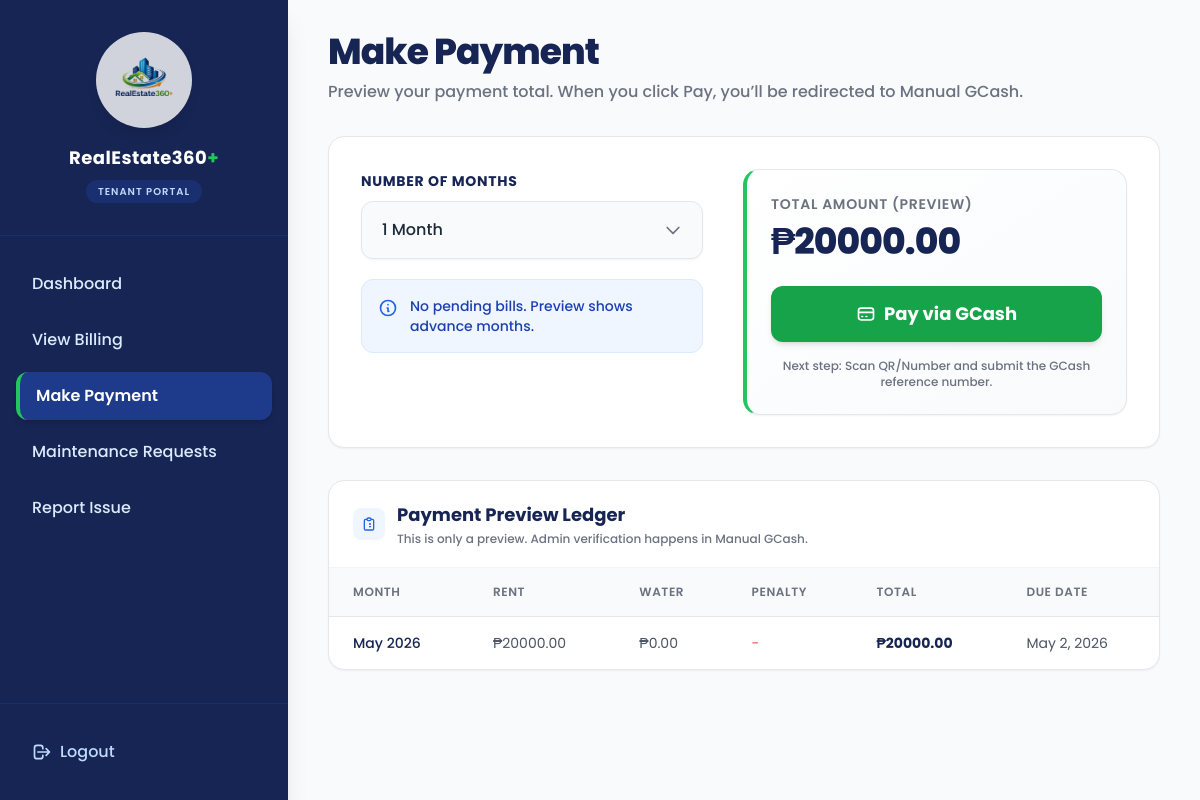
The app's page /tenant/pay/ (signed in) with its own data.
### billing/models.py (models this page shows, shortened)
class MonthlyBill(models.Model):
    STATUS_CHOICES = [
        ("UNPAID", "Unpaid"),
        ("PAID", "Paid"),
    ]
    lease = models.ForeignKey("rentals.Lease", on_delete=models.CASCADE, related_name="monthly_bills")
    billing_month = models.DateField()  # recommended: month-start date (e.g., 2026-02-01)
    due_date = models.DateField(null=True, blank=True)
    base_rent = models.DecimalField(max_digits=12, decimal_places=2, default=0)
    water_amount = models.DecimalField(max_digits=12, decimal_places=2, default=0)
    interest = models.DecimalField(max_digits=12, decimal_places=2, default=0)
    total_due = models.DecimalField(max_digits=12, decimal_places=2, default=0)
    status = models.CharField(max_length=10, choices=STATUS_CHOICES, default="UNPAID")
    paid_at = models.DateTimeField(null=True, blank=True)
    payment_reference = models.CharField(max_length=80, blank=True, default="")
    class Meta:
        unique_together = ("lease", "billing_month")
        ordering = ("-billing_month",)

### rentals/views.py (the view, shortened to what this page needs)
# urls.py: path("pay/", views.tenant_pay_advance, name="tenant_pay_advance"),
@login_required
def tenant_pay_advance(request):
    lease = Lease.objects.filter(tenant=request.user, is_active=True).first()
    if not lease:
        messages.warning(request, "An active lease is required to make a payment.")
        return redirect("tenant_dashboard")
    try:
        months_to_pay = int(request.GET.get("months_to_pay", 1))
    except ValueError:
        months_to_pay = 1
    ensure_bills_since_move_in(lease)
    today = date.today()
    all_unpaid_qs = MonthlyBill.objects.filter(lease=lease, status="UNPAID").order_by("billing_month")
    unpaid_count = all_unpaid_qs.filter(due_date__lte=today).count()
    has_pending = unpaid_count > 0
    preview_rows = []
    total_amount = Decimal("0.00")
    bills_to_process = list(all_unpaid_qs[:months_to_pay])
    for b in bills_to_process:
        b = get_or_update_monthly_bill(lease, b.billing_month)
        preview_rows.append({
            "month_label": b.billing_month.strftime("%B %Y"),
            "rent": b.base_rent,
            "water": b.water_amount,
            "penalty": b.interest,
            "total": b.total_due,
            "due_date": b.due_date,
        })
        total_amount += b.total_due
    context = {
        "lease": lease,
        "months_options": [1, 2, 3, 4, 5, 6, 12],
        "months_to_pay": months_to_pay,
        "has_pending": has_pending,
        "unpaid_count": unpaid_count,
        "total_amount": total_amount,
        "preview_rows": preview_rows,
    }
    if request.method == "POST":
        from django.urls import reverse
        url = reverse("manual_gcash_payment")
        b_ids = ",".join([str(b.id) for b in bills_to_process if b.id])
        return redirect(f"{url}?amount={total_amount}&bill_ids={b_ids}")
    return render(request, "billing/tenant_pay_advance.html", context)

### billing/services.py (called while the page is built)
def month_start(d: date) -> date:
    return date(d.year, d.month, 1)

def months_between(start: date, end: date):
    y, m = start.year, start.month
    while (y, m) <= (end.year, end.month):
        yield date(y, m, 1)
        m += 1
        if m == 13:
            m = 1
            y += 1

def due_date_for_month(year: int, month: int, due_day: int) -> date:
    last_day = calendar.monthrange(year, month)[1]
    day = min(due_day, last_day)
    return date(year, month, day)

def compute_weekly_interest(base_rent: Decimal, due_date: date, today: date) -> tuple[Decimal, bool, int]:
    if today <= due_date:
        return Decimal("0.00"), False, 0
    days_late = (today - due_date).days
    weeks_late = (days_late // 7) + 1
    interest = (base_rent * WEEKLY_LATE_INTEREST_RATE * weeks_late).quantize(Decimal("0.01"))
    return interest, True, weeks_late

def get_water_amount_for_month(unit, billing_month: date) -> Decimal:
    wb = WaterBill.objects.filter(
        unit=unit,
        period_start__year=billing_month.year,
        period_start__month=billing_month.month,
        status="POSTED",
    ).first()
    return wb.total_amount if wb else Decimal("0.00")

def ensure_bills_since_move_in(lease, today: date | None = None):
    if lease is None:
        return
    if today is None:
        today = date.today()
    start = month_start(lease.start_date)
    end = month_start(today)
    for m in months_between(start, end):
        get_or_update_monthly_bill(lease, m, today=today)

### water/models.py (called while the page is built)
    @property
    def consumption(self):
        val = (self.curr_reading or 0) - (self.prev_reading or 0)
        return val if val > 0 else Decimal("0.00")

    @property
    def consumption_amount(self):
        return (self.consumption * (self.rate_per_cu_m or 0)).quantize(Decimal("0.01"))

    @property
    def charges_total(self):
        total = Decimal("0.00")
        for c in self.charges.all():
            total += (c.amount or 0)
        return total.quantize(Decimal("0.01"))

    @property
    def total_amount(self):
        return (self.consumption_amount + self.charges_total).quantize(Decimal("0.01"))

### templates/billing/tenant_pay_advance.html (shortened to what this page needs)
{% extends "base.html" %}
{% block content %}
<div class="min-h-screen flex bg-slate-50 font-['Poppins',_sans-serif]">
  <aside class="w-72 bg-blue-950 text-white flex flex-col shadow-xl z-10">
    <div class="px-6 py-8 border-b border-blue-900/50">
      <div class="bg-white rounded-full w-24 h-24 mx-auto p-3 flex justify-center items-center shadow-lg mb-4 transition-all duration-300 opacity-80 hover:opacity-100 hover:shadow-xl cursor-pointer">
        <img
          src="/static/img/RealEstateLogo.png"
          alt="RealEstate360+ Logo"
          class="w-full h-full object-contain transition-transform duration-300 hover:scale-105"
        >
      </div>
      <div class="text-center">
        <h2 class="text-lg font-bold tracking-wide text-white">RealEstate360<span class="text-green-500">+</span></h2>
        <span class="text-[10px] text-blue-200 font-semibold tracking-widest uppercase bg-blue-900/50 px-3 py-1 rounded-full mt-2 inline-block">Tenant Portal</span>
      </div>
    </div>
    <nav class="px-4 py-6 space-y-2 flex-1">
      <a href="{% url 'tenant_dashboard' %}" class="block px-4 py-3 rounded-xl hover:bg-blue-900/50 hover:translate-x-1 text-blue-100 hover:text-white transition-all duration-200 font-medium">
        Dashboard
      </a>
      <a href="{% url 'tenant_billing' %}" class="block px-4 py-3 rounded-xl hover:bg-blue-900/50 hover:translate-x-1 text-blue-100 hover:text-white transition-all duration-200 font-medium">
        View Billing
      </a>
      <a href="{% url 'tenant_pay_advance' %}"
         class="block px-4 py-3 rounded-xl bg-blue-900 border-l-4 border-green-500 transition-all font-semibold text-white shadow-md">
        Make Payment
      </a>
      <a href="{% url 'maintenance_list' %}" class="block px-4 py-3 rounded-xl hover:bg-blue-900/50 hover:translate-x-1 text-blue-100 hover:text-white transition-all duration-200 font-medium">
        Maintenance Requests
      </a>
      <a href="{% url 'report_issue' %}" class="block px-4 py-3 rounded-xl hover:bg-blue-900/50 hover:translate-x-1 text-blue-100 hover:text-white transition-all duration-200 font-medium">
        Report Issue
      </a>
    </nav>
    <div class="px-4 py-6 border-t border-blue-900/50">
      <form method="post" action="{% url 'logout' %}">
        <button type="submit" class="w-full text-left px-4 py-3 rounded-xl hover:bg-red-500/10 hover:text-red-400 text-blue-200 transition-all duration-200 font-medium flex items-center gap-2">
          <svg xmlns="http://www.w3.org/2000/svg" class="w-5 h-5" fill="none" viewBox="0 0 24 24" stroke="currentColor">
            <path stroke-linecap="round" stroke-linejoin="round" stroke-width="2" d="M17 16l4-4m0 0l-4-4m4 4H7m6 4v1a3 3 0 01-3 3H6a3 3 0 01-3-3V7a3 3 0 013-3h4a3 3 0 013 3v1" />
          </svg>
          Logout
        </button>
      </form>
    </div>
  </aside>
  <main class="flex-1 px-10 py-8 overflow-y-auto">
    <div class="mb-8 animate-fade-in">
      <h1 class="text-4xl font-extrabold text-blue-950 tracking-tight">Make Payment</h1>
      <p class="text-gray-500 mt-2 font-medium">Preview your payment total. When you click Pay, you’ll be redirected to Manual GCash.</p>
    </div>
    <div class="mt-6 bg-white rounded-2xl shadow-sm border border-gray-200 p-8">
      <div class="flex flex-col lg:flex-row lg:items-start lg:justify-between gap-10">
        <form method="get" class="w-full lg:flex-1">
          <label class="text-sm font-bold text-blue-950 uppercase tracking-wider">Number of Months</label>
          <div class="relative mt-2">
            <select name="months_to_pay"
                    class="w-full px-5 py-4 bg-slate-50 border border-gray-200 rounded-xl text-gray-800 font-medium appearance-none focus:bg-white focus:outline-none focus:ring-2 focus:ring-green-500 focus:border-transparent transition-all shadow-sm cursor-pointer"
                    onchange="this.form.submit()">
              {% for n in months_options %}
                <option value="{{ n }}" {% if months_to_pay == n %}selected{% endif %}>
                  {{ n }} Month{% if n != 1 %}s{% endif %}
                </option>
              {% endfor %}
            </select>
            <div class="pointer-events-none absolute inset-y-0 right-0 flex items-center px-5 text-gray-500">
            </div>
          </div>
          <div class="mt-5 p-4 rounded-xl {% if has_pending %}bg-orange-50 border border-orange-100{% else %}bg-blue-50 border border-blue-100{% endif %} flex items-start gap-3">
            <div class="mt-0.5">
              {% if has_pending %}
                <svg xmlns="http://www.w3.org/2000/svg" class="w-5 h-5 text-orange-600" fill="none" viewBox="0 0 24 24" stroke="currentColor" stroke-width="2"><path stroke-linecap="round" stroke-linejoin="round" d="M12 9v2m0 4h.01m-6.938 4h13.856c1.54 0 2.502-1.667 1.732-3L13.732 4c-.77-1.333-2.694-1.333-3.464 0L3.34 16c-.77 1.333.192 3 1.732 3z" /></svg>
              {% else %}
                <svg xmlns="http://www.w3.org/2000/svg" class="w-5 h-5 text-blue-600" fill="none" viewBox="0 0 24 24" stroke="currentColor" stroke-width="2"><path stroke-linecap="round" stroke-linejoin="round" d="M13 16h-1v-4h-1m1-4h.01M21 12a9 9 0 11-18 0 9 9 0 0118 0z" /></svg>
              {% endif %}
            </div>
            <p class="text-sm font-medium {% if has_pending %}text-orange-800{% else %}text-blue-800{% endif %}">
              {% if has_pending %}
                You have <strong>{{ unpaid_count }} pending unpaid bill(s)</strong>. Preview shows oldest unpaid first.
              {% else %}
                No pending bills. Preview shows advance months.
              {% endif %}
            </p>
          </div>
        </form>
        <div class="w-full lg:max-w-sm rounded-2xl border-l-4 border-l-green-500 border-y border-r border-gray-200 bg-gradient-to-br from-white to-slate-50 p-6 shadow-sm">
          <div class="text-sm font-semibold text-gray-500 uppercase tracking-wider">Total Amount (Preview)</div>
          <div class="text-4xl font-extrabold text-blue-950 mt-2 tracking-tight">
            ₱{{ total_amount|default:"0.00" }}
          </div>
          <form method="post" class="mt-6">
            <button type="submit"
                    class="w-full flex items-center justify-center gap-2 px-4 py-3.5 rounded-xl bg-green-600 hover:bg-green-700 text-white font-bold text-lg shadow-md hover:shadow-lg transition-all duration-300 hover:-translate-y-1 focus:outline-none focus:ring-2 focus:ring-offset-2 focus:ring-green-500">
              <svg xmlns="http://www.w3.org/2000/svg" class="w-5 h-5" fill="none" viewBox="0 0 24 24" stroke="currentColor" stroke-width="2">
                <path stroke-linecap="round" stroke-linejoin="round" d="M3 10h18M7 15h1m4 0h1m-7 4h12a3 3 0 003-3V8a3 3 0 00-3-3H6a3 3 0 00-3 3v8a3 3 0 003 3z" />
              </svg>
              Pay via GCash
            </button>
          </form>
          <div class="text-xs font-medium text-gray-500 mt-4 text-center">
            Next step: Scan QR/Number and submit the GCash reference number.
          </div>
        </div>
      </div>
    </div>
    <div class="mt-8 bg-white rounded-2xl shadow-sm border border-gray-200 overflow-hidden mb-8">
      <div class="px-6 py-5 border-b border-gray-100 flex items-center gap-3">
        <div class="w-8 h-8 rounded-lg bg-blue-50 flex items-center justify-center">
        </div>
        <div>
          <h2 class="text-lg font-bold text-blue-950">Payment Preview Ledger</h2>
          <p class="text-xs text-gray-500 mt-0.5 font-medium">This is only a preview. Admin verification happens in Manual GCash.</p>
        </div>
      </div>
      <div class="overflow-x-auto">
        <table class="min-w-full">
          <thead class="bg-slate-50 border-b border-gray-200">
            <tr>
              <th class="px-6 py-4 text-left text-xs font-semibold text-gray-500 uppercase tracking-wider">Month</th>
              <th class="px-6 py-4 text-left text-xs font-semibold text-gray-500 uppercase tracking-wider">Rent</th>
              <th class="px-6 py-4 text-left text-xs font-semibold text-gray-500 uppercase tracking-wider">Water</th>
              <th class="px-6 py-4 text-left text-xs font-semibold text-gray-500 uppercase tracking-wider">Penalty</th>
              <th class="px-6 py-4 text-left text-xs font-semibold text-gray-500 uppercase tracking-wider">Total</th>
              <th class="px-6 py-4 text-left text-xs font-semibold text-gray-500 uppercase tracking-wider">Due Date</th>
            </tr>
          </thead>
          <tbody class="divide-y divide-gray-100">
            {% for r in preview_rows %}
              <tr class="hover:bg-slate-50 transition-colors duration-200">
                <td class="px-6 py-4 text-sm font-medium text-blue-950">{{ r.month_label }}</td>
                <td class="px-6 py-4 text-sm text-gray-600">₱{{ r.rent }}</td>
                <td class="px-6 py-4 text-sm text-gray-600">₱{{ r.water|default:"0.00" }}</td>
                <td class="px-6 py-4 text-sm text-red-500">
                  {% if r.penalty and r.penalty != 0 %}₱{{ r.penalty }}{% else %}-{% endif %}
                </td>
                <td class="px-6 py-4 text-sm font-bold text-blue-950">₱{{ r.total }}</td>
                <td class="px-6 py-4 text-sm text-gray-600">
                  {% if r.due_date %}{{ r.due_date|date:"F j, Y" }}{% else %}-{% endif %}
                </td>
              </tr>
            {% endfor %}
          </tbody>
        </table>
      </div>
    </div>
  </main>
</div>
{% endblock %}

### records on screen
MonthlyBill: rent "20000.00", water "0.00", total "20000.00", due_date "May 2, 2026"

### other values on screen
{{ total_amount|default:"0.00" }} "20000.00"
{{ r.month_label }} "May 2026"
form field months_to_pay "1 Month"
